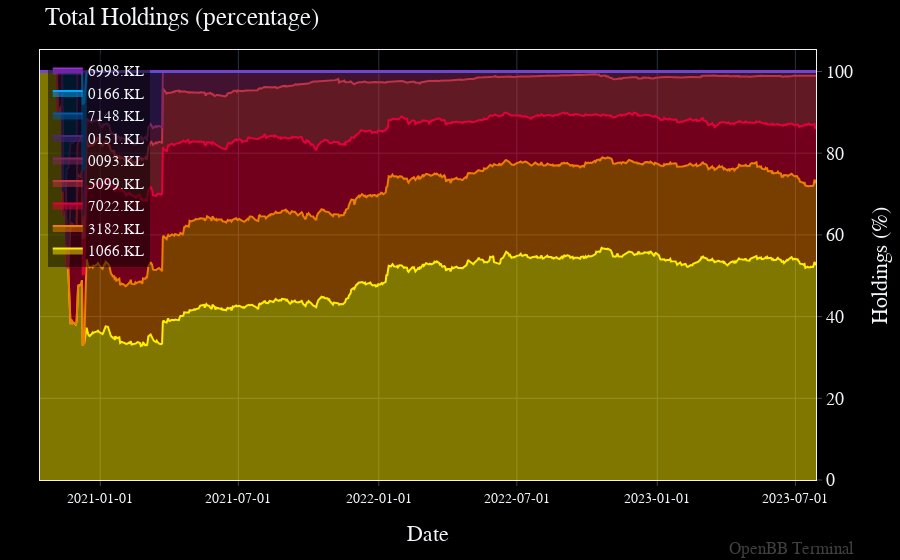

Source (notebook cell):
### Code cell
# Holdings of Assets as a %
openbb.portfolio.holdp_chart(p)

### Figure 1 — Plotly figure (JSON) as saved in the notebook; plotly's stock layout.template omitted (floating-point values rounded to 4 significant figures; data arrays with more than 128 entries replaced by an {"elided": "..."} marker saying what was removed)
{"data": [{"hovertemplate": "%{y}<extra></extra>", "name": "1066.KL", "stackgroup": "one", "type": "scatter", "x": {"elided": "681 str values"}, "y": {"elided": "681 float values"}}, {"hovertemplate": "%{y}<extra></extra>", "name": "3182.KL", "stackgroup": "one", "type": "scatter", "x": {"elided": "681 str values"}, "y": {"elided": "681 float values"}}, {"hovertemplate": "%{y}<extra></extra>", "name": "7022.KL", "stackgroup": "one", "type": "scatter", "x": {"elided": "681 str values"}, "y": {"elided": "681 float values"}}, {"hovertemplate": "%{y}<extra></extra>", "name": "5099.KL", "stackgroup": "one", "type": "scatter", "x": {"elided": "681 str values"}, "y": {"elided": "681 float values"}}, {"hovertemplate": "%{y}<extra></extra>", "name": "0093.KL", "stackgroup": "one", "type": "scatter", "x": {"elided": "681 str values"}, "y": {"elided": "681 float values"}}, {"hovertemplate": "%{y}<extra></extra>", "name": "0151.KL", "stackgroup": "one", "type": "scatter", "x": {"elided": "681 str values"}, "y": {"elided": "681 float values"}}, {"hovertemplate": "%{y}<extra></extra>", "name": "7148.KL", "stackgroup": "one", "type": "scatter", "x": {"elided": "681 str values"}, "y": {"elided": "681 float values"}}, {"hovertemplate": "%{y}<extra></extra>", "name": "0166.KL", "stackgroup": "one", "type": "scatter", "x": {"elided": "681 str values"}, "y": {"elided": "681 float values"}}, {"hovertemplate": "%{y}<extra></extra>", "name": "6998.KL", "stackgroup": "one", "type": "scatter", "x": {"elided": "681 str values"}, "xhoverformat": "%Y-%m-%d", "y": {"elided": "681 float values"}}], "layout": {"annotations": [{"font": {"color": "gray", "size": 17}, "opacity": 0.5, "showarrow": false, "text": "OpenBB Terminal", "x": 1, "xanchor": "right", "xref": "paper", "xshift": 40, "y": 0, "yanchor": "bottom", "yref": "paper", "yshift": -80}], "bargap": 0, "bargroupgap": 0, "barmode": "overlay", "legend": {"orientation": "v"}, "margin": {"b": 80, "l": 40, "r": 50, "t": 50}, "title": {"text": "Total Holdings (percentage)"}, "xaxis": {"tick0": 0.5, "tickformatstops": [{"dtickrange": [null, 604800000], "value": "%Y-%m-%d"}, {"dtickrange": [604800000, "M1"], "value": "%Y-%m-%d"}, {"dtickrange": ["M1", null], "value": "%Y-%m-%d"}], "title": {"text": "Date"}, "type": "date"}, "yaxis": {"title": {"text": "Holdings (%)"}}}}
